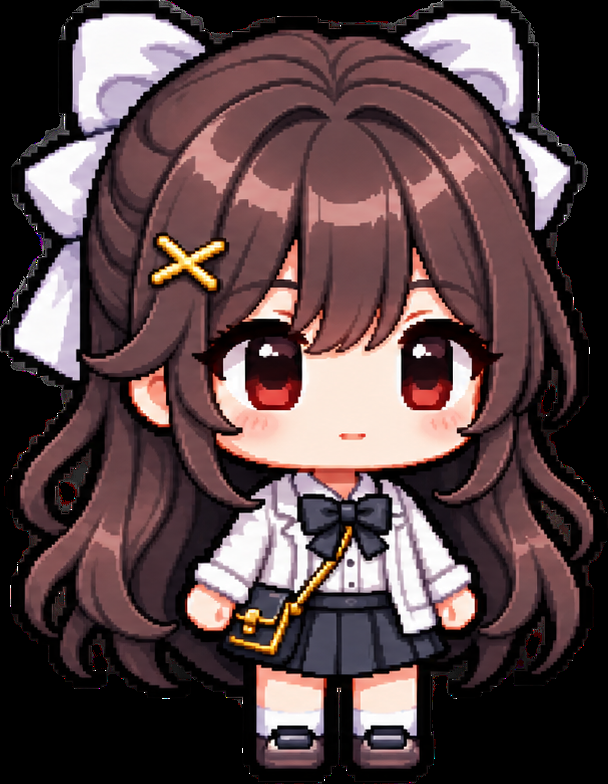
#> input picture assets/newstyle/hero/hero_f.png, 608 x 784 px
$ python -i crisp_newstyle.py   (imports and definitions only)
#> lines starting #> are read from the running program, lines starting #| are printed output that depends on the picture
#!/usr/bin/env python3
"""Đưa asset phong cách mới về ĐÚNG NGÔN NGỮ PIXEL của game (asset cũ):
posterize phẳng tông (palette không dither) + hạ cỡ box-average trên RGBA
premultiply về lưới pixel thấp + alpha nhị phân + texture vẽ 2:1 Nearest.

Đầu ra: assets/newstyle-crisp/ — mọi lớp ĐÃ ở cỡ phối cuối cùng trong
không gian canvas crisp (cao 152px = 2x cỡ vẽ 76px trong game), để
NewStyle.java chỉ cần BLIT 1:1, không nội suy thêm lần nào.

Hiệu chuẩn crisp ghi vào assets/data/newstyle.json (maleCrisp/femaleCrisp).
Chạy: python3 tools/crisp_newstyle.py
"""
import json
import pathlib

import numpy as np
from PIL import Image

ROOT = pathlib.Path(__file__).resolve().parent.parent
SRC = ROOT / 'assets/newstyle'
DST = ROOT / 'assets/newstyle-crisp'
TARGET_H = 152          # chiều cao canvas crisp (game vẽ 76 -> tỉ lệ 2:1)
PALETTE = 56            # số màu tối đa mỗi món — ép tông phẳng kiểu cel


def crisp(img: Image.Image, out_w: int, out_h: int) -> Image.Image:
    """Hạ cỡ box-average premultiply -> snap alpha -> lượng hoá palette."""
    a = np.asarray(img, dtype=np.float32)
    alpha = a[..., 3:4] / 255.0
    premul = np.concatenate([a[..., :3] * alpha, a[..., 3:4]], axis=2)
    pm = Image.fromarray(np.clip(premul, 0, 255).astype(np.uint8), 'RGBA')
    pm = pm.resize((out_w, out_h), Image.BOX)
    b = np.asarray(pm, dtype=np.float32)
    al = b[..., 3:4]
    rgb = np.where(al > 0, b[..., :3] * 255.0 / np.maximum(al, 1e-6), 0)
    out_a = np.where(al[..., 0] >= 128, 255, 0).astype(np.uint8)
    out = np.dstack([np.clip(rgb, 0, 255).astype(np.uint8), out_a])
    im = Image.fromarray(out, 'RGBA')
    # Lượng hoá palette trên phần RGB (không dither) rồi gắn lại alpha
    q = im.convert('RGB').quantize(colors=PALETTE, method=Image.MEDIANCUT,
                                   dither=Image.Dither.NONE)
    res = q.convert('RGB')
    res.putalpha(Image.fromarray(out_a, 'L'))
    return res


# [81 lines left out: function main, not called in this run]


# [2 lines not run here, left out]

>>> import cv2
>>> picture = cv2.imread('../assets/newstyle/hero/hero_f.png', cv2.IMREAD_GRAYSCALE)
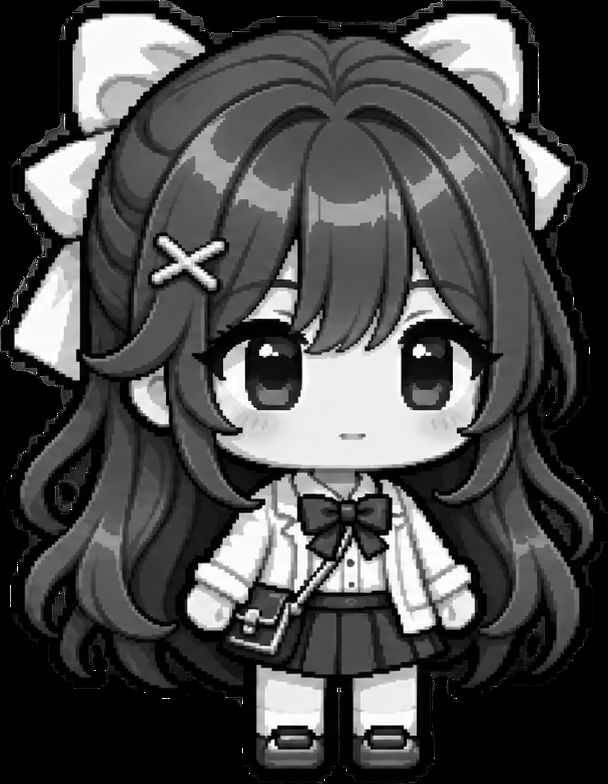
#> picture: shape (784, 608); min 0, max 255, mean 74.5
>>> result = crisp(picture, 'out.png', 'out1.png')
#> in crisp, `alpha = a[..., 3:4] / 255.0`: alpha = 784 values, max 0.498 at index 320, min 0 at index 0, mean 0.00337
#> (the run stopped early here; a loop or call above may not have finished)
